Frame 1 (no input): blank canvas, image omitted
Frame 60 (the mouse pressed at the canvas centre just before this capture): blank canvas, image omitted
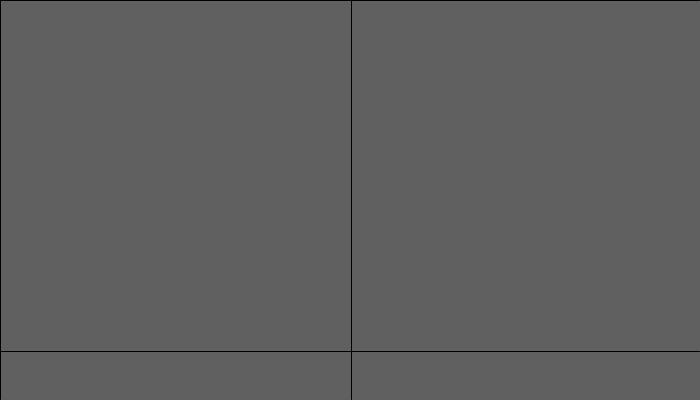
Frame 120 (the mouse held since frame 60 and released just before this capture)

The Processing sketch whose frames 1 and 60 were blank and that drew this single picture after the mouse press (run headless with seeded random() and noise(); from frame 60 on, the mouse is pressed at the canvas centre):

// Processing sketch: processing_38677
// ── processing_38677.pde

void setup()
{
  size(700, 400);
  smooth();
}
 
void draw()
{
  background(96);
  stroke(0);
  for (int y = 0; y < height; y = y + mouseX + 1)
  {
    line(0, y, width-1, y);
  }
  for (int x = 0; x < width; x = x + mouseX + 1)
  {
    line(x, 0, x, height-1);
  }
}
